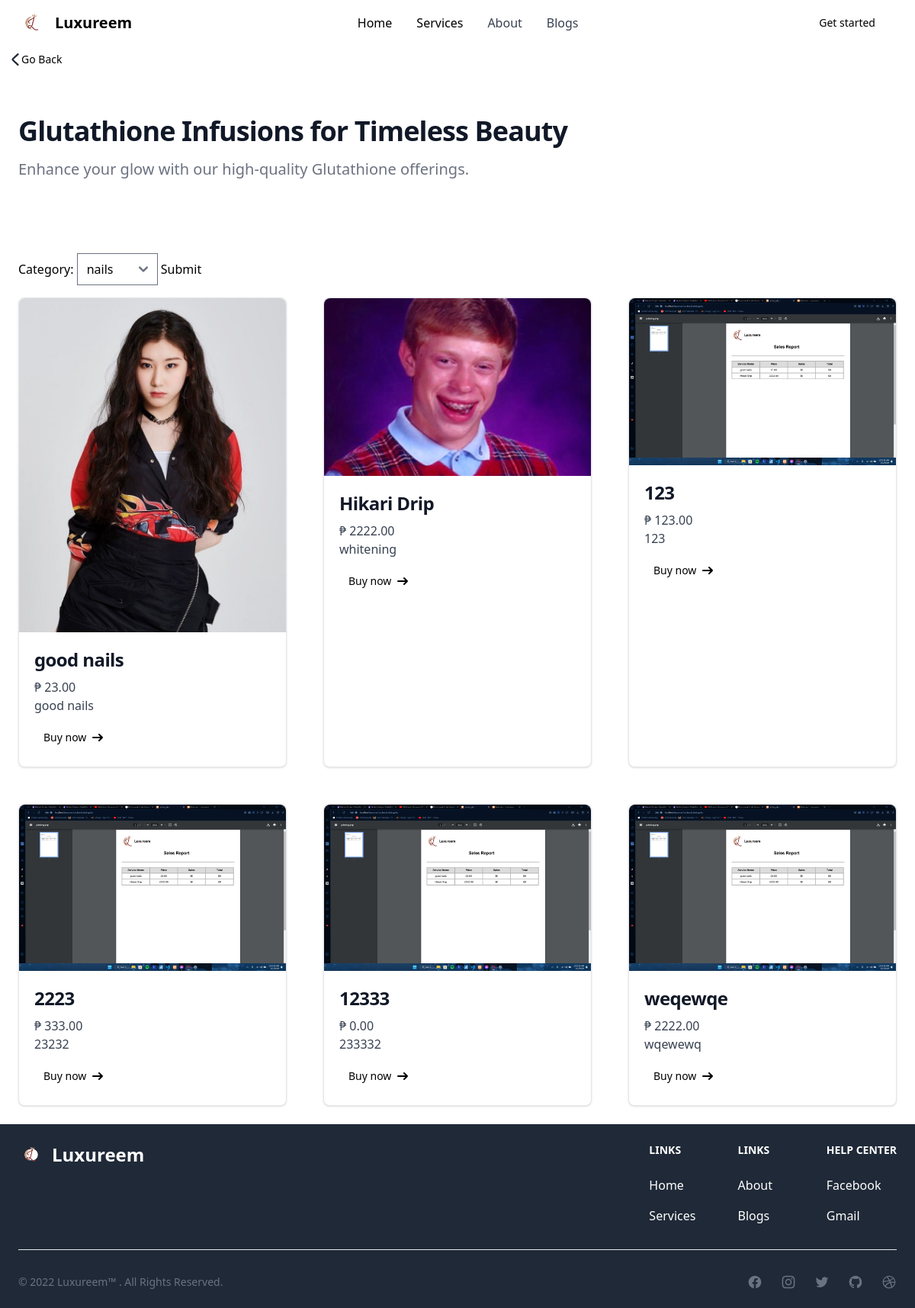
The app's page /frontend/services.php with its own data.
### tables this page shows
CREATE TABLE `barbie` (
  `barbieid` int(255) NOT NULL,
  `barbiecat` varchar(255) NOT NULL,
  `barbiename` varchar(255) NOT NULL,
  `barbiedesc` varchar(255) NOT NULL,
  `barbiepic` varchar(255) NOT NULL,
  `barbieprice` decimal(65,2) NOT NULL,
  `sales` int(255) NOT NULL
);

### frontend/services.php (the view, shortened to what this page needs)
<?php include '../backend/loginForm.php';
include '../admin/webcontent.php';
?>
<!DOCTYPE html>
<html lang="en">
<head>
  <link rel="stylesheet" href="../frontend/output.css" />
</head>
<body>
  <nav class="bg-white border-gray-200 px-4 lg:px-6 py-2.5 dark:bg-gray-800">
    <div class="flex flex-wrap justify-between items-center mx-auto max-w-screen-xl">
      <a href="https://flowbite.com" class="flex items-center">
        <img src="img/<?= $_SESSION['weblogo'] ?>" class="mr-3 h-6 sm:h-9" alt="Flowbite Logo" />
        <span class="self-center text-xl font-semibold whitespace-nowrap dark:text-white">
          <?php echo $_SESSION['webname'] ?>
        </span>
      </a>
      <div class="flex items-center lg:order-2">
        <?php
        if (isset($_SESSION['id'])) {
          ?>
          <button id="dropdownUserAvatarButton" data-dropdown-toggle="dropdownAvatar"
            class="flex text-sm bg-gray-800 rounded-full md:me-0 focus:ring-4 focus:ring-gray-300 dark:focus:ring-gray-600"
            type="button">
            <span class="sr-only">Open user menu</span>
            <img class="w-8 h-8 rounded-full" src="../userupload/<?= $_SESSION['picture'] ?>">
          </button>
          <div id="dropdownAvatar"
            class="z-10 hidden bg-white divide-y divide-gray-100 rounded-lg shadow w-44 dark:bg-gray-700 dark:divide-gray-600">
            <div class="px-4 py-3 text-sm text-gray-900 dark:text-white">
              <div>
                <?php echo $_SESSION['name']; ?>
              </div>
              <div class="font-medium truncate">
                <?php echo $_SESSION['email']; ?>
              </div>
            </div>
            <ul class="py-2 text-sm text-gray-700 dark:text-gray-200" aria-labelledby="dropdownUserAvatarButton">
              <li>
                <a href="userDashboard.php"
                  class="block px-4 py-2 hover:bg-gray-100 dark:hover:bg-gray-600 dark:hover:text-white">Profile</a>
              </li>
              <li>
                <a href="../frontend/productUserDashboard.php"
                  class="block px-4 py-2 hover:bg-gray-100 dark:hover:bg-gray-600 dark:hover:text-white">Book an
                  appointment
                </a>
              </li>
            </ul>
            <div class="py-2">
              <a href="../backend/logout.php"
                class="block px-4 py-2 text-sm text-gray-700 hover:bg-gray-100 dark:hover:bg-gray-600 dark:text-gray-200 dark:hover:text-white">Sign
                out</a>
            </div>
          </div>
          <?php
        } else {
          ?>
          <a href="../frontend/loginForm.php"
            class=" md:block text-black bg-primary-700 hover:bg-primary-800 focus:ring-4 focus:ring-primary-300 font-medium rounded-lg text-sm px-3 lg:px-5 py-2 lg:py-2.5 mr-2 dark:bg-primary-600 dark:hover:bg-primary-700 focus:outline-none dark:focus:ring-primary-800">Get
            started</a>
          <?php
        }
        ?>
      </div>
      <div class="hidden justify-between items-center w-full lg:flex lg:w-auto lg:order-1" id="mobile-menu-2">
        <ul class="flex flex-col mt-4 font-medium lg:flex-row lg:space-x-8 lg:mt-0">
          <li>
            <a href="../frontend/index.php"
              class="block py-2 pr-4 pl-3 text-black rounded bg-primary-700 lg:bg-transparent lg:text-primary-700 lg:p-0 dark:text-white"
              aria-current="page">Home</a>
          </li>
          <li>
            <a href="services.php"
                class="block py-2 pr-4 pl-3 text-black rounded bg-primary-700 lg:bg-transparent lg:text-primary-700 lg:p-0 dark:text-white"
                aria-current="page">Services</a>
            </li>
            <a href="../frontend/aboutUs.php"
              class="block py-2 pr-4 pl-3 text-gray-700 border-b border-gray-100 hover:bg-gray-50 lg:hover:bg-transparent lg:border-0 lg:hover:text-primary-700 lg:p-0 dark:text-gray-400 lg:dark:hover:text-white dark:hover:bg-gray-700 dark:hover:text-white lg:dark:hover:bg-transparent dark:border-gray-700">About</a>
          <li>
            <a href="../frontend/blogs.php"
              class="block py-2 pr-4 pl-3 text-gray-700 border-b border-gray-100 hover:bg-gray-50 lg:hover:bg-transparent lg:border-0 lg:hover:text-primary-700 lg:p-0 dark:text-gray-400 lg:dark:hover:text-white dark:hover:bg-gray-700 dark:hover:text-white lg:dark:hover:bg-transparent dark:border-gray-700">Blogs</a>
          </li>
        </ul>
      </div>
    </div>
  </nav>
  <div class="">
    <a href="../frontend/productUserDashboard.php"
      class="inline-flex md:ml-10 md:mt-7 items-center px-3 py-2 text-sm font-medium text-center text-black rounded-lg hover:border focus:ring-4 focus:outline-none">
      <svg class="w-4 h-4 text-gray-800 dark:text-white" aria-hidden="true" xmlns="http://www.w3.org/2000/svg"
        fill="none" viewBox="0 0 8 14">
        <path stroke="currentColor" stroke-linecap="round" stroke-linejoin="round" stroke-width="2"
          d="M7 1 1.3 6.326a.91.91 0 0 0 0 1.348L7 13" />
      </svg>
      Go Back
    </a>
  </div>
  <section class="bg-white dark:bg-gray-900">
    <div class="px-4 mx-auto my-6 max-w-screen-xl lg:px-6">
      <div class="max-w-screen-md mb-8 lg:mb-16 py-8">
        <h2 class="mb-4 text-4xl tracking-tight font-extrabold text-gray-900 dark:text-white">
          Glutathione Infusions for Timeless Beauty
        </h2>
        <p class="text-gray-500 sm:text-xl dark:text-gray-400">
          Enhance your glow with our high-quality Glutathione offerings.
        </p>
      </div>
<form method="post" action="<?php echo htmlspecialchars($_SERVER["PHP_SELF"]); ?>">
    <label for="barbiecat" class="col-start-1">Category:</label>
    <select id="barbiecat" class="col-start-2" name="barbiecat">
        <?php
            $sql = "SELECT `catname` FROM cattable";
            $result = $connection->query($sql);
            if ($result->num_rows > 0) {
              while ($row = $result->fetch_assoc()) {
                ?>
                 <option value="<?php echo $row['catname']; ?>"><?php echo $row['catname']; ?></option>
                <?php
              }
            }
        ?>
    </select>
    <input type="submit" name="submit" value="Submit">
</form>
<div class="my-4 space-y-8 md:grid md:grid-cols-2 lg:grid-cols-3 md:gap-12 md:space-y-0">
<?php
    if (isset($_POST['submit'])) {
        $sql = "SELECT * FROM barbie WHERE barbiecat = ?";
        $stmt = $connection->prepare($sql);
        $stmt->bind_param("s", $category);
        $stmt->execute();
        $result = $stmt->get_result();
        if ($result->num_rows > 0) {
            while ($row = $result->fetch_assoc()) {
              ?>
              <div class="max-w-sm bg-white border border-gray-200 rounded-lg shadow dark:bg-gray-800 dark:border-gray-700">
                <a href="../frontend/payment.php?barbieid=<?php echo $row['barbieid']; ?>">
                  <img class="rounded-t-lg" src="../productupload/<?= $row['barbiepic'] ?>" alt="" />
                </a>
                <div class="p-5">
                  <a href="../frontend/payment.php?barbieid=<?php echo $row['barbieid']; ?>">
                    <h5 class="mb-2 text-2xl font-bold tracking-tight text-gray-900 dark:text-white">
                      <?php echo $row['barbiename']; ?>
                    </h5>
                  </a>
                  <p class="mb-3 font-normal text-gray-700 dark:text-gray-400">
                    <?php echo "₱ " . $row['barbieprice']; ?><br>
                    <?php echo $row['barbiedesc']; ?>
                  </p>
                  <a href="../frontend/payment.php?barbieid=<?php echo $row['barbieid']; ?>"
                    class="inline-flex items-center px-3 py-2 text-sm font-medium text-center text-white rounded-lg hover:bg-black-800 focus:ring-4 focus:outline-none focus:ring-black-300 dark:bg-black-600 dark:hover:bg-black-700 dark:focus:ring-black-800"
                    style="color:black">
                    Buy now
                    <svg class="rtl:rotate-180 w-3.5 h-3.5 ms-2" aria-hidden="true" xmlns="http://www.w3.org/2000/svg"
                      fill="none" viewBox="0 0 14 10">
                      <path stroke="currentColor" stroke-linecap="round" stroke-linejoin="round" stroke-width="2"
                        d="M1 5h12m0 0L9 1m4 4L9 9" />
                    </svg>
                  </a>
                </div>
              </div>
              <?php
            }
        } else {
            echo "0 results";
        }
        $connection->close();
    } else {
      $sql = "SELECT * FROM barbie";
      $stmt = $connection->prepare($sql);
      $stmt->execute();
      $result = $stmt->get_result();
      if ($result->num_rows > 0) {
          while ($row = $result->fetch_assoc()) {
            ?>
            <div class="max-w-sm bg-white border border-gray-200 rounded-lg shadow dark:bg-gray-800 dark:border-gray-700">
              <a href="../frontend/payment.php?barbieid=<?php echo $row['barbieid']; ?>">
                <img class="rounded-t-lg" src="../productupload/<?= $row['barbiepic'] ?>" alt="" />
              </a>
              <div class="p-5">
                <a href="../frontend/payment.php?barbieid=<?php echo $row['barbieid']; ?>">
                  <h5 class="mb-2 text-2xl font-bold tracking-tight text-gray-900 dark:text-white">
                    <?php echo $row['barbiename']; ?>
                  </h5>
                </a>
                <p class="mb-3 font-normal text-gray-700 dark:text-gray-400">
                  <?php echo "₱ " . $row['barbieprice']; ?><br>
                  <?php echo $row['barbiedesc']; ?>
                </p>
                <a href="../frontend/payment.php?barbieid=<?php echo $row['barbieid']; ?>"
                  class="inline-flex items-center px-3 py-2 text-sm font-medium text-center text-white rounded-lg hover:bg-black-800 focus:ring-4 focus:outline-none focus:ring-black-300 dark:bg-black-600 dark:hover:bg-black-700 dark:focus:ring-black-800"
                  style="color:black">
                  Buy now
                  <svg class="rtl:rotate-180 w-3.5 h-3.5 ms-2" aria-hidden="true" xmlns="http://www.w3.org/2000/svg"
                    fill="none" viewBox="0 0 14 10">
                    <path stroke="currentColor" stroke-linecap="round" stroke-linejoin="round" stroke-width="2"
                      d="M1 5h12m0 0L9 1m4 4L9 9" />
                  </svg>
                </a>
              </div>
            </div>
            <?php
          }
      } else {
          echo "0 results";
      }
  }
?>
      </div>
  </section>
  <footer class="p-4 bg-gray-800 sm:p-6">
    <div class="mx-auto max-w-screen-xl">
      <div class="md:flex md:justify-between">
        <div class="mb-6 md:mb-0">
          <a href="#" class="flex items-center">
            <img src="img/<?= $_SESSION['weblogo'] ?>" class="mr-3 h-8" alt="FlowBite Logo" />
            <span class="self-center text-2xl font-semibold whitespace-nowrap text-white">
              <?php echo $_SESSION['webname'] ?>
            </span>
          </a>
        </div>
        <div class="grid grid-cols-2 gap-8 sm:gap-6 sm:grid-cols-3">
          <div>
            <h2 class="mb-6 text-sm font-semibold uppercase text-white">
              Links
            </h2>
            <ul class="text-white">
              <li class="mb-4">
                <a href="../frontend/index.php" class="hover:underline">Home</a>
              </li>
              <li>
                <a href="../frontend/productUserDashboard.php" class="hover:underline">Services</a>
              </li>
            </ul>
          </div>
          <div>
            <h2 class="mb-6 text-sm font-semibold uppercase text-white">
              Links
            </h2>
            <ul class="text-white">
              <li class="mb-4">
                <a href="../frontend/aboutUs.php" class="hover:underline">About</a>
              </li>
              <li>
                <a href="../frontend/blogs.php" class="hover:underline">Blogs</a>
              </li>
            </ul>
          </div>
          <div>
            <h2 class="mb-6 text-sm font-semibold uppercase text-white">
              Help Center
            </h2>
            <ul class="text-white">
              <li class="mb-4">
                <a href="../frontend/aboutUs.php" class="hover:underline">Facebook</a>
              </li>
              <li>
                <a href="../frontend/blogs.php" class="hover:underline">Gmail</a>
              </li>
            </ul>
          </div>
        </div>
      </div>
      <hr class="my-6 border-gray-200 sm:mx-auto dark:border-gray-700 lg:my-8" />
      <div class="sm:flex sm:items-center sm:justify-between">
        <span class="text-sm text-gray-500 sm:text-center dark:text-gray-400">© 2022
          <a href="https://flowbite.com" class="hover:underline">
            <?php echo $_SESSION['webname'] ?>™
          </a>. All Rights Reserved.
        </span>
        <div class="flex mt-4 space-x-6 sm:justify-center sm:mt-0">
          <a href="#" class="text-gray-500 hover:text-gray-900 dark:hover:text-white">
          </a>
          <a href="#" class="text-gray-500 hover:text-gray-900 dark:hover:text-white">
          </a>
          <a href="#" class="text-gray-500 hover:text-gray-900 dark:hover:text-white">
          </a>
          <a href="#" class="text-gray-500 hover:text-gray-900 dark:hover:text-white">
          </a>
          <a href="#" class="text-gray-500 hover:text-gray-900 dark:hover:text-white">
          </a>
        </div>
      </div>
    </div>
  </footer>
</body>
</html>

### records on screen
barbie: barbiepic (picture), barbiename "good nails", barbieprice "23.00", barbiedesc "good nails"
barbie: barbiepic (picture), barbiename "Hikari Drip", barbieprice "2222.00", barbiedesc "whitening"
barbie: barbiepic (picture), barbiename "123", barbieprice "123.00", barbiedesc "123"
barbie: barbiepic (picture), barbiename "2223", barbieprice "333.00", barbiedesc "23232"
barbie: barbiepic (picture), barbiename "12333", barbieprice "0.00", barbiedesc "233332"
barbie: barbiepic (picture), barbiename "weqewqe", barbieprice "2222.00", barbiedesc "wqewewq"

### other values on screen
$_SESSION['webname'] "Luxureem"
form field barbiecat "nails"
